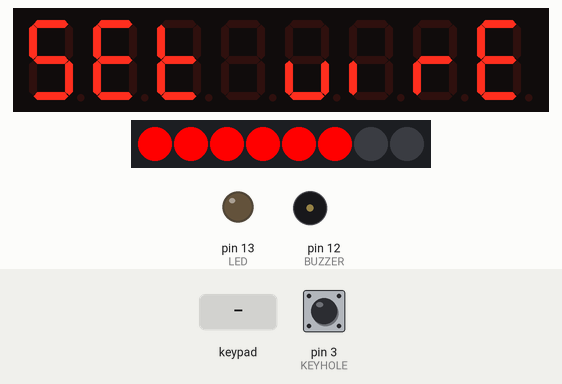
Bench run of a sketch on a simulated Arduino Uno, built with avr-gcc and run on an emulated ATmega328P. Parts: 8-digit seven-segment display, 8 RGB LEDs in strip order, left to right, output pins drawn as LEDs (lit = HIGH), buzzer (waves = sounding, pin HIGH). Wiring (inferred from the names in the program): 4×3 keypad with keys 1 2 3 4 5 6 7 8 9 * 0 #: rows A2, A3, A4, A5; columns pin 9, pin 10, pin 11. The test bench sets the inputs (shaded band); at power-on: pin 3 (KEYHOLE) HIGH. What the sketch prints to the serial monitor is not drawn.

Above: at 0.8 s.
0.9 s: pin 3 (KEYHOLE) pulled LOW for 0.15 s
At 1.5 s:
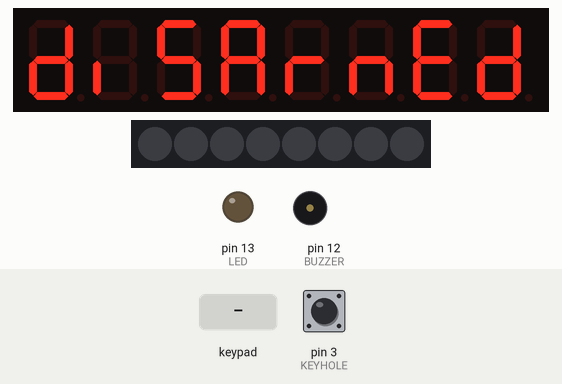
2.5 s: keypad keys * * * * # pressed 0.4 s apart
At 4.9 s:
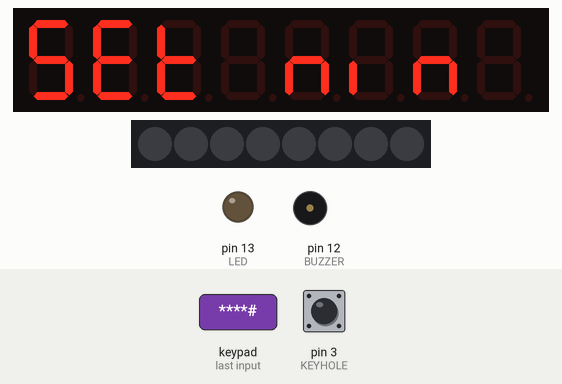
6.0 s: key '1' pressed
At 6.5 s:
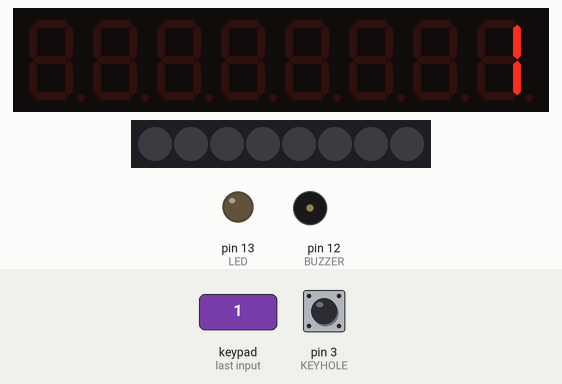
7.5 s: key '#' pressed
At 8.7 s:
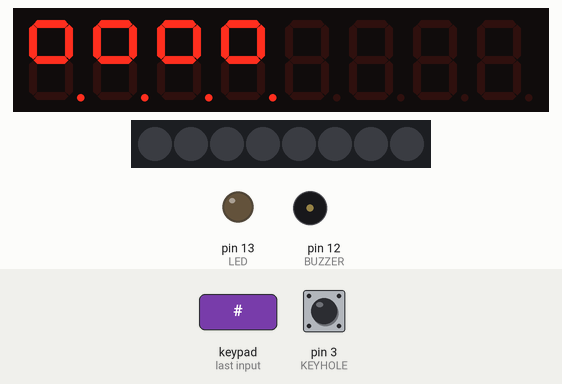
9.0 s: keypad keys * * * * pressed 0.4 s apart
At 11.6 s:
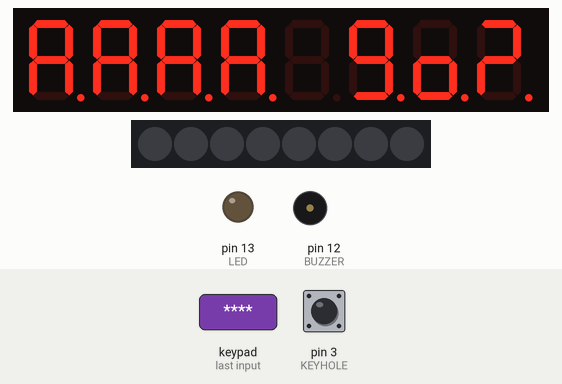
12.5 s: keypad keys 0 0 0 0 # pressed 0.4 s apart
Timing chart, 0 to 15.5 s (numbered marks = the images above; inputs shaded):
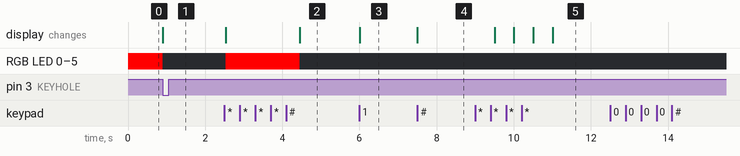

The sketch:

bomb13nov.ino
```cpp
#include <TM1638.h>
#define MAGNET 2
#define KEYHOLE 3
#define ROW1 A2
#define ROW2 A3
#define ROW3 A4
#define ROW4 A5
#define COL1 9
#define COL2 10
#define COL3 11
#define BUZZER 12
#define LED 13

// define a module on data pin 6, clock pin 7 and strobe pin 5
TM1638 module(6, 7, 5); //(data, clock, strobe)

int timeSet = 0; //wordt daarna overschreven in setBomb
unsigned char keycode; //0 tot 11 of 0xFF if no key is pressed};
unsigned long Starttijd; //via millis bijhouden om met verschil te kunnen werken
unsigned char passCode[] ={'0', '0', '0', '0'};
unsigned char rightCode[] ={'*', '*', '*', '*'};
boolean running;
byte rightWires(0b00001111);
int fouten=0;
int juisten=0;

void setup()
{
  pinMode(ROW1, INPUT_PULLUP);
  pinMode(ROW2, INPUT_PULLUP);
  pinMode(ROW3, INPUT_PULLUP);
  pinMode(ROW4, INPUT_PULLUP);

  pinMode(COL1, INPUT_PULLUP);
  pinMode(COL2, INPUT_PULLUP);
  pinMode(COL3, INPUT_PULLUP);

  digitalWrite(BUZZER, LOW);
  pinMode(BUZZER, OUTPUT);
  digitalWrite(LED, LOW);
  pinMode(LED, OUTPUT);
  pinMode(KEYHOLE, INPUT_PULLUP);
  Serial.begin(9600);
  attachInterrupt(digitalPinToInterrupt(KEYHOLE),keyChange,CHANGE);
  //attachInterrupt(digitalPinToInterrupt(MAGNET),keyChange,CHANGE);
  setBomb();
}

void(* resetFunc) (void) = 0;//declare reset function at address 0
//http://www.instructables.com/id/two-ways-to-reset-arduino-in-software/step2/using-just-software/

void loop()
{
  if (running==1)
  {
    keycode = getKeyCode();
    if (keycode!=0xFF) {newdigit(keycode);}
    checkWires();
    int time = (millis()-Starttijd)/100;
    int timeLeft = timeSet-time;
    if (timeLeft<1) {explode();} //ontplof als timer op 0 komt
    updateDisplay(timeLeft);
  }
}

void setBomb(void)
{
  Serial.println("running setBomb");
  setWires(); //instellen welke draden doorgeknipt mogen worden
  module.clearDisplay();
  module.setDisplayToString("set min", 0, 0);
  timeSet=0;
  delay(500);
  setTimer(); //instellen hoeveel minuten de bom aftelt
  timeSet=timeSet*600; //omzetten naar tienden van seconden
  setPassKey(); //code voor disarm instellen
}

void setTimer(void)
{
  Serial.println("running setTimer");
  do
    {
      keycode=getKeyCode();
      if (keycode!=0xFF && keycode !='*' && keycode !='#' ) {
        timeSet=timeSet*10;
        timeSet=timeSet+(keycode-48);
        module.clearDisplay();
        module.setDisplayToDecNumber(timeSet,0, false);
        Serial.print("Bomb set to ");
        Serial.print(timeSet);
        Serial.println(" minutes...");
        delay(500);
      }
    } while (keycode!='#');
}

void setPassKey()
{
  Serial.println("running setPassKey");
  module.clearDisplay();
  module.setDisplayToString("****", 240, 0);
  delay(300);
  for (int i=0; i<4;i++)
  {
    do
    {
      keycode=getKeyCode();
      if (keycode!=0xFF) {
        rightCode[i]=keycode;
        delay(500);
      }
    } while (keycode==0xFF);
    Serial.print("setting digit ");
    Serial.print(i);
    Serial.print(" to ");
    Serial.println(rightCode[i]-48);
    module.setDisplayDigit(rightCode[i]-48, i, true);
  }
  module.setDisplayToString("go?", 240, 5);
  do {
    keycode=getKeyCode();
    delay(500);
    if (keycode=='*') {setPassKey();}
    if (keycode=='#')
    {
      Serial.println("Bomb armed");
      armBomb();
      return;
    }
  }
  while (keycode!='*' || keycode !='#');
}

void setWires(void)
/*
6 LSB staan voor draden. Bij HIGH is zijn dit degene die je moet doorknippen om de bom onscadelijk te maken
Bit 7 is voor de code. Is deze LOW, dan maakt de code de bom niet onschadelijk
*/
{
  Serial.println("running setWires");
  module.clearDisplay();
  module.setDisplayToString("set wires", 0);
  byte mem = 63; //beginwaarde van de LEDs
  do
  {
    keycode=getKeyCode();
    byte keys = module.getButtons();
    mem = mem ^ keys;
    module.setLEDs(mem);
    delay(100);
  } while (keycode!='#');
  rightWires = mem;
  Serial.print("Setting wirecode to ");
  Serial.println(rightWires);
  delay(200);
}

void armBomb(void)
{
  module.setLEDs (0); //verstop welke draad mag doorgeknipt worden
  module.clearDisplay();
  module.setDisplayToString("armed", 0);
  keycode=getKeyCode();
  boolean run=checkPanic();
  if (run==true)
  {
    running=1;
    Starttijd = millis();
    Serial.println("start running");
    return;
  }
  else {armBomb();}
}

void newdigit(unsigned char digit)
{
  Serial.print(keycode);
  passCode[0]=passCode[1];
  passCode[1]=passCode[2];
  passCode[2]=passCode[3];
  passCode[3]=digit;
  delay(200); //Tegen de Concatdender
  int i=0;
  int stop=0;
  do
  {
    if (passCode[i]==rightCode[i])
    {
      i++;
      if (i>3) {
        Serial.println("goede code");
        disarm();
      }
    }
    else {stop=1;}
  }
  while (stop==0);
}

unsigned char getKeyCode(void)
{
  keycode = 0xFF;
  pinMode(COL1, OUTPUT);
  digitalWrite(COL1, LOW);
  if (digitalRead(ROW1) == 0){keycode = '1';}
  if (digitalRead(ROW2) == 0){keycode = '4';}
  if (digitalRead(ROW3) == 0){keycode = '7';}
  if (digitalRead(ROW4) == 0){keycode = '*';}

  digitalWrite(COL1, HIGH);
  pinMode(COL1, INPUT_PULLUP);

  pinMode(COL2, OUTPUT);
  digitalWrite(COL2, LOW);
  if (digitalRead(ROW1) == 0){keycode = '2';}
  if (digitalRead(ROW2) == 0){keycode = '5';}
  if (digitalRead(ROW3) == 0){keycode = '8';}
  if (digitalRead(ROW4) == 0){keycode = '0';}

  digitalWrite(COL2, HIGH);
  pinMode(COL2, INPUT_PULLUP);

  pinMode(COL3, OUTPUT);
  digitalWrite(COL3, LOW);
  if (digitalRead(ROW1) == 0){keycode = '3';}
  if (digitalRead(ROW2) == 0){keycode = '6';}
  if (digitalRead(ROW3) == 0){keycode = '9';}
  if (digitalRead(ROW4) == 0){keycode = '#';}

  digitalWrite(COL3, HIGH);
  pinMode(COL3, INPUT_PULLUP);
  return (keycode);
}

void checkWires()
{
  Serial.print("Running checkWires  ");
  int allWires=0;
  for (int i=0; i<2; i++)
  {
    int wires = 0;
    int val = analogRead(i);
    Serial.print(val);
    Serial.print(" gemeten op A");
    Serial.print(i);
    Serial.print("    wires= ");
    if (val>750) {wires=0;}
    if (val>600 && val<750) {wires=1;}
    if (val>230 && val<300) {wires=2;}
    if (val>208 && val<230) {wires=3;}
    if (val>450 && val<600) {wires=4;}
    if (val>300 && val<450) {wires=5;}
    if (val>188 && val<208) {wires=6;}
    if (val<188) {wires=7;}
    if (i==1){wires=wires*8;}
    allWires=allWires+wires;
  }
  Serial.println(allWires);
  if (allWires!=63) {
    if(allWires==rightWires)
    {
      juisten++;
      Serial.println("juiste kabel?");
    }
    else
    {
      fouten++;
      Serial.println("Foute kabel?");
    }
  }
  if(fouten>6){explode();}
  if(juisten>4){disarm();}
}

//check panic
boolean checkPanic(void)
{
  boolean alarm = 0;
  pinMode(COL1, INPUT_PULLUP);
  pinMode(COL2, INPUT_PULLUP);
  pinMode(COL3, INPUT_PULLUP);
  if(digitalRead(ROW4) == 0) alarm = 1;
  return (alarm);
}

void explode(void)
{
  //noInterrupts();
  Serial.println("Bomb exploded!!!");
  running=0;
  module.clearDisplay();
  module.setDisplayToString("exploded");
  for (int i = 0; i<12; i++)
  {
    for (int tonex = 440; tonex < 750; tonex++)
    {
      digitalWrite(LED,HIGH);
      tone(BUZZER, tonex);
      delay(5);
      digitalWrite(LED,LOW);
      noTone(BUZZER);
    }
  }
  //wacht op sleutel
}

void disarm(void)
{
  int pauze=millis();
  running=0;
  module.clearDisplay();
  module.setDisplayToString("disarmed");
  do
  {
    keycode=getKeyCode();
    if (boolean run=checkPanic()==1)
    {
      int stoppauze = millis();
      Starttijd = Starttijd + (stoppauze-pauze);
      Serial.println("start running");
      running=1;
      return;
    }
    if (keycode=='*'){resetFunc();}
  }
  while (running==0);
}

void updateDisplay(int timeLeft) {
  int tienden = timeLeft%600;
  int minuten = (timeLeft/600);
  if((tienden/10)%2==0)
  {
    digitalWrite(LED,HIGH);
    fouten=0;
    juisten=0;
  }
  else {digitalWrite(LED,LOW);}
  int timerView = minuten*1000 + tienden;
  module.clearDisplay();
  module.setDisplayToDecNumber(timerView, 10, false);
}

void keyChange(void)
{
  Serial.println("key changed");
  disarm();
}

void magnetChange(void)
{
  Serial.println("box opened");
  explode();
}
```

Measured:
- after the input at 0.9 s, RGB LED 0–5: RGB(255, 0, 0) → off at once; the display: changes at once (image 1)
- after the input at 2.5 s, RGB LED 0–5: off → RGB(255, 0, 0) at once, → off 1.9 s later; the display: first changes at once (image 2 shows a later state)
- after the input at 6.0 s, the display: changes at once (image 3)
- after the input at 7.5 s, the display: changes at once (image 4)
- after the input at 9.0 s, the display: first changes after 0.50 s (image 5 shows a later state)
- after the input at 12.5 s, every drawn part: stays the same
